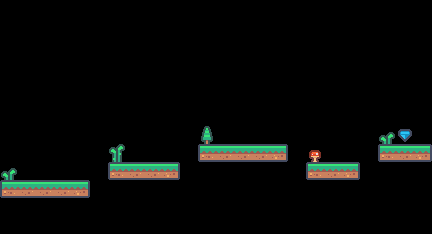

A level layout from a 2D game, rendered from its tile map. Below: a short description, then the map file with its tile-grid data intact:
An orthogonal 24x13 tile map with 18x18 px tiles, 3 tile layers (Scenery, Platforms, Finish) and 5 objects.

<map version="1.10" orientation="orthogonal" renderorder="right-down" width="24" height="13" tilewidth="18" tileheight="18" infinite="0" nextlayerid="5" nextobjectid="6">
  <tileset firstgid="1" source="terrain.tsx" />
  <layer id="1" name="Scenery" width="24" height="13">
    <data encoding="csv">
0,0,0,0,0,0,0,0,0,0,0,0,0,0,0,0,0,0,0,0,0,0,0,0,
0,0,0,0,0,0,0,0,0,0,0,0,0,0,0,0,0,0,0,0,0,0,0,0,
0,0,0,0,0,0,0,0,0,0,0,0,0,0,0,0,0,0,0,0,0,0,0,0,
0,0,0,0,0,0,0,0,0,0,0,0,0,0,0,0,0,0,0,0,0,0,0,0,
0,0,0,0,0,0,0,0,0,0,0,0,0,0,0,0,0,0,0,0,0,0,0,0,
0,0,0,0,0,0,0,0,0,0,0,0,0,0,0,0,0,0,0,0,0,0,0,0,
0,0,0,0,0,0,0,0,0,0,0,0,0,0,0,0,0,0,0,0,0,0,0,0,
0,0,0,0,0,0,0,0,0,0,0,127,0,0,0,0,0,0,0,0,0,125,0,0,
0,0,0,0,0,0,126,0,0,0,0,0,0,0,0,0,0,129,0,0,0,0,0,0,
125,0,0,0,0,0,0,0,0,0,0,0,0,0,0,0,0,0,0,0,0,0,0,0,
0,0,0,0,0,0,0,0,0,0,0,0,0,0,0,0,0,0,0,0,0,0,0,0,
0,0,0,0,0,0,0,0,0,0,0,0,0,0,0,0,0,0,0,0,0,0,0,0,
0,0,0,0,0,0,0,0,0,0,0,0,0,0,0,0,0,0,0,0,0,0,0,0
</data>
  </layer>
  <layer id="2" name="Platforms" width="24" height="13">
    <data encoding="csv">
0,0,0,0,0,0,0,0,0,0,0,0,0,0,0,0,0,0,0,0,0,0,0,0,
0,0,0,0,0,0,0,0,0,0,0,0,0,0,0,0,0,0,0,0,0,0,0,0,
0,0,0,0,0,0,0,0,0,0,0,0,0,0,0,0,0,0,0,0,0,0,0,0,
0,0,0,0,0,0,0,0,0,0,0,0,0,0,0,0,0,0,0,0,0,0,0,0,
0,0,0,0,0,0,0,0,0,0,0,0,0,0,0,0,0,0,0,0,0,0,0,0,
0,0,0,0,0,0,0,0,0,0,0,0,0,0,0,0,0,0,0,0,0,0,0,0,
0,0,0,0,0,0,0,0,0,0,0,0,0,0,0,0,0,0,0,0,0,0,0,0,
0,0,0,0,0,0,0,0,0,0,0,0,0,0,0,0,0,0,0,0,0,0,0,0,
0,0,0,0,0,0,0,0,0,0,0,2,3,3,3,4,0,0,0,0,0,2,3,4,
0,0,0,0,0,0,2,3,3,4,0,0,0,0,0,0,0,2,3,4,0,0,0,0,
2,3,3,3,4,0,0,0,0,0,0,0,0,0,0,0,0,0,0,0,0,0,0,0,
0,0,0,0,0,0,0,0,0,0,0,0,0,0,0,0,0,0,0,0,0,0,0,0,
0,0,0,0,0,0,0,0,0,0,0,0,0,0,0,0,0,0,0,0,0,0,0,0
</data>
  </layer>
  <layer id="3" name="Finish" width="24" height="13">
    <data encoding="csv">
0,0,0,0,0,0,0,0,0,0,0,0,0,0,0,0,0,0,0,0,0,0,0,0,
0,0,0,0,0,0,0,0,0,0,0,0,0,0,0,0,0,0,0,0,0,0,0,0,
0,0,0,0,0,0,0,0,0,0,0,0,0,0,0,0,0,0,0,0,0,0,0,0,
0,0,0,0,0,0,0,0,0,0,0,0,0,0,0,0,0,0,0,0,0,0,0,0,
0,0,0,0,0,0,0,0,0,0,0,0,0,0,0,0,0,0,0,0,0,0,0,0,
0,0,0,0,0,0,0,0,0,0,0,0,0,0,0,0,0,0,0,0,0,0,0,0,
0,0,0,0,0,0,0,0,0,0,0,0,0,0,0,0,0,0,0,0,0,0,0,0,
0,0,0,0,0,0,0,0,0,0,0,0,0,0,0,0,0,0,0,0,0,0,68,0,
0,0,0,0,0,0,0,0,0,0,0,0,0,0,0,0,0,0,0,0,0,0,0,0,
0,0,0,0,0,0,0,0,0,0,0,0,0,0,0,0,0,0,0,0,0,0,0,0,
0,0,0,0,0,0,0,0,0,0,0,0,0,0,0,0,0,0,0,0,0,0,0,0,
0,0,0,0,0,0,0,0,0,0,0,0,0,0,0,0,0,0,0,0,0,0,0,0,
0,0,0,0,0,0,0,0,0,0,0,0,0,0,0,0,0,0,0,0,0,0,0,0
</data>
  </layer>
  <objectgroup id="4" name="Ground" visible="0">
    <object id="1" x="0" y="180" width="90" height="18" />
    <object id="2" x="108" y="162" width="72" height="18" />
    <object id="3" x="198" y="144" width="90" height="18" />
    <object id="4" x="306" y="162" width="54" height="18" />
    <object id="5" x="378" y="144" width="54" height="18" />
  </objectgroup>
</map>
